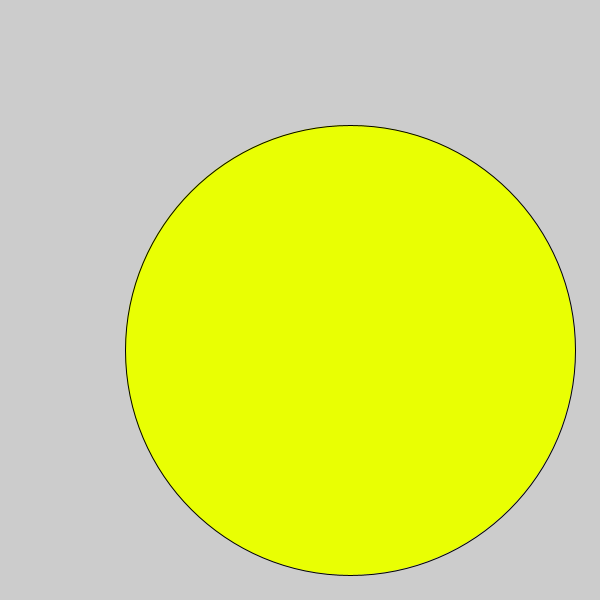
Frame 1 (no input)
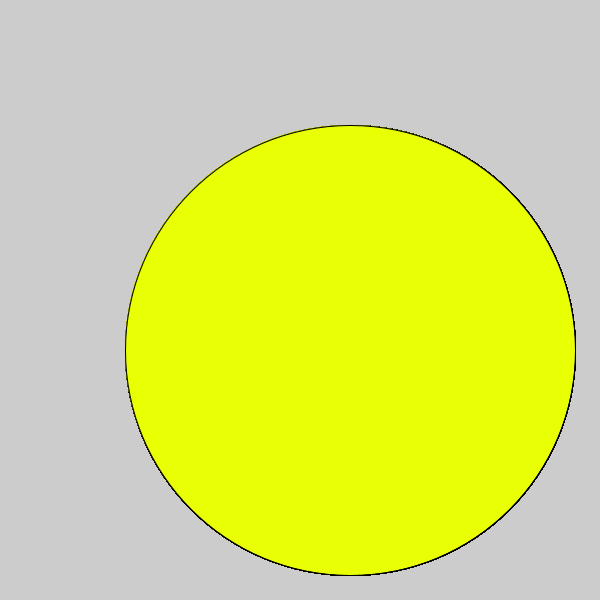
Frame 60 (the mouse pressed at the canvas centre just before this capture)
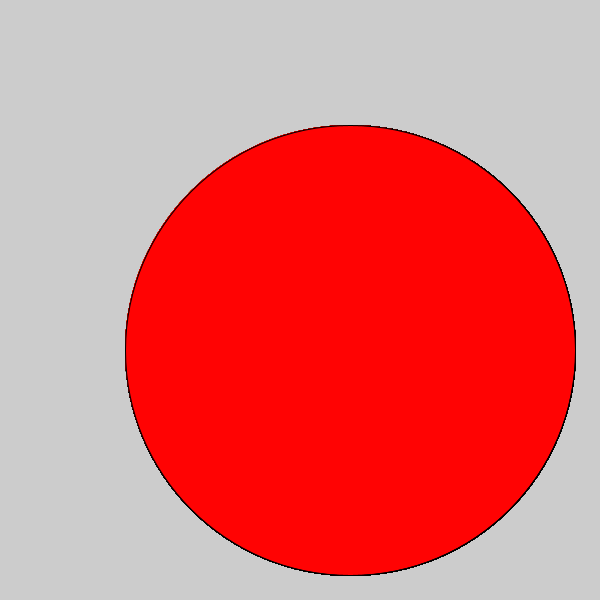
Frame 120 (the mouse held since frame 60 and released just before this capture)

The Processing sketch that drew these frames (run headless with seeded random() and noise(); from frame 60 on, the mouse is pressed at the canvas centre):

// Processing sketch: ClickeyCircle
// ── ClickeyCircle.pde

void setup() {
  size(600,600);
}

void draw() {
if(mousePressed){
  fill(#FF0303);
}else{
  fill(#E9FF03);
}ellipse(350,350,450,450
);
}
